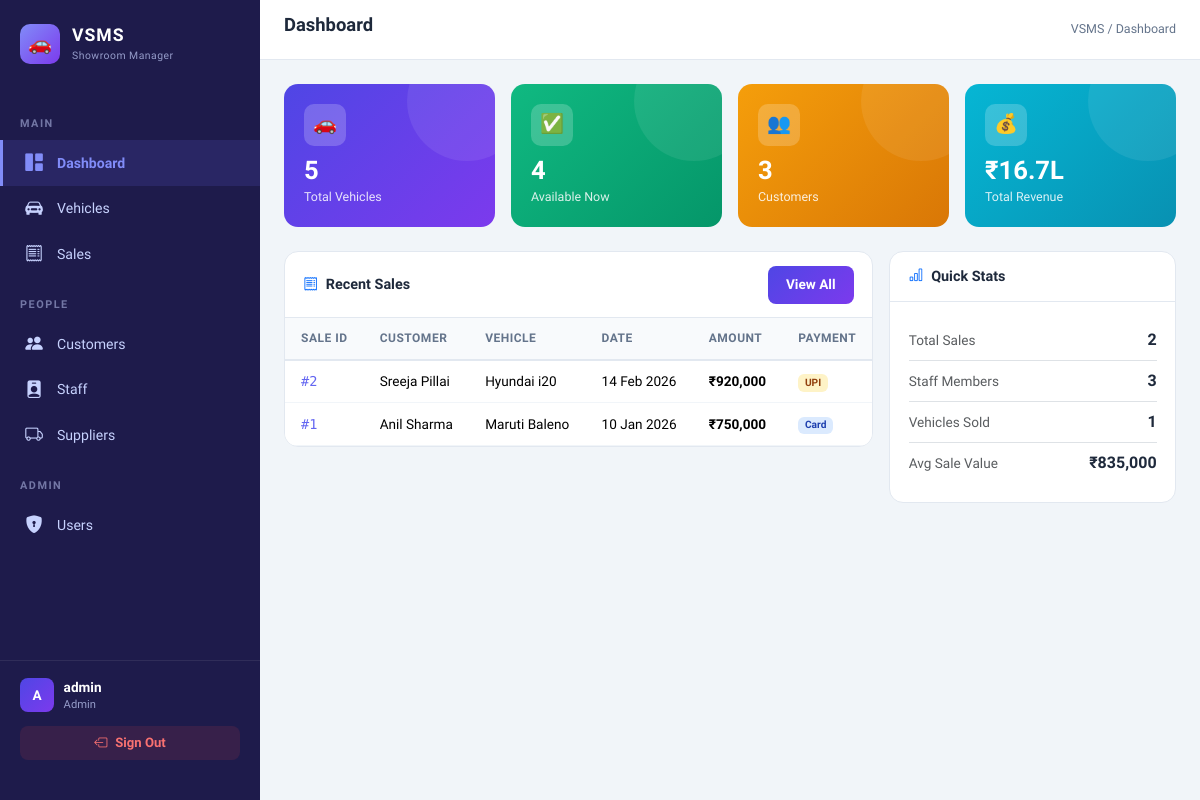
/pages/dashboard.php (signed in), run on the app's committed database.
### tables this page shows
CREATE TABLE IF NOT EXISTS SALE (
    Sale_ID INT AUTO_INCREMENT PRIMARY KEY,
    VIN VARCHAR(20),
    Emp_ID INT,
    Customer_ID INT,
    Sale_Date DATE NOT NULL,
    Amount DECIMAL(12,2) NOT NULL,
    Payment_Method ENUM('Cash','Card','UPI') NOT NULL,
    FOREIGN KEY (VIN) REFERENCES VEHICLE(VIN) ON DELETE SET NULL,
    FOREIGN KEY (Emp_ID) REFERENCES STAFF(Emp_ID) ON DELETE SET NULL,
    FOREIGN KEY (Customer_ID) REFERENCES CUSTOMER(Customer_ID) ON DELETE SET NULL
);

CREATE TABLE IF NOT EXISTS VEHICLE (
    VIN VARCHAR(20) PRIMARY KEY,
    Model_Name VARCHAR(100) NOT NULL,
    Status ENUM('Available','Sold') DEFAULT 'Available',
    Fuel_type ENUM('Petrol','Diesel','Electric','Hybrid','CNG') NOT NULL,
    Stock_Quantity INT DEFAULT 0,
    Supplier_ID INT,
    FOREIGN KEY (Supplier_ID) REFERENCES SUPPLIER(Supplier_ID) ON DELETE SET NULL
);

### pages/dashboard.php (the view, shortened to what this page needs)
<?php
require_once '../includes/db.php';
$totalVehicles  = $conn->query("SELECT COUNT(*) FROM VEHICLE")->fetch_row()[0];
$availVehicles  = $conn->query("SELECT COUNT(*) FROM VEHICLE WHERE Status='Available'")->fetch_row()[0];
$totalCustomers = $conn->query("SELECT COUNT(*) FROM CUSTOMER")->fetch_row()[0];
$totalSales     = $conn->query("SELECT COUNT(*) FROM SALE")->fetch_row()[0];
$totalRevenue   = $conn->query("SELECT COALESCE(SUM(Amount),0) FROM SALE")->fetch_row()[0];
$totalStaff     = $conn->query("SELECT COUNT(*) FROM STAFF")->fetch_row()[0];
$recentSales = $conn->query("
    SELECT s.Sale_ID, s.Sale_Date, s.Amount, s.Payment_Method,
           CONCAT(c.Fname,' ',c.Lname) AS customer,
           v.Model_Name
    FROM SALE s
    JOIN CUSTOMER c ON s.Customer_ID = c.Customer_ID
    JOIN VEHICLE v ON s.VIN = v.VIN
    ORDER BY s.Sale_Date DESC LIMIT 5
");
require_once '../includes/header.php';
?>
<div class="row g-3 mb-4">
    <div class="col-sm-6 col-xl-3">
        <div class="stat-card" style="background:linear-gradient(135deg,#4f46e5,#7c3aed);color:#fff;">
            <div class="stat-icon" style="background:rgba(255,255,255,0.2);">🚗</div>
            <div class="stat-val"><?= $totalVehicles ?></div>
            <div class="stat-label">Total Vehicles</div>
        </div>
    </div>
    <div class="col-sm-6 col-xl-3">
        <div class="stat-card" style="background:linear-gradient(135deg,#10b981,#059669);color:#fff;">
            <div class="stat-icon" style="background:rgba(255,255,255,0.2);">✅</div>
            <div class="stat-val"><?= $availVehicles ?></div>
            <div class="stat-label">Available Now</div>
        </div>
    </div>
    <div class="col-sm-6 col-xl-3">
        <div class="stat-card" style="background:linear-gradient(135deg,#f59e0b,#d97706);color:#fff;">
            <div class="stat-icon" style="background:rgba(255,255,255,0.2);">👥</div>
            <div class="stat-val"><?= $totalCustomers ?></div>
            <div class="stat-label">Customers</div>
        </div>
    </div>
    <div class="col-sm-6 col-xl-3">
        <div class="stat-card" style="background:linear-gradient(135deg,#06b6d4,#0891b2);color:#fff;">
            <div class="stat-icon" style="background:rgba(255,255,255,0.2);">💰</div>
            <div class="stat-val">₹<?= number_format($totalRevenue/100000, 1) ?>L</div>
            <div class="stat-label">Total Revenue</div>
        </div>
    </div>
</div>
<div class="row g-3">
    <div class="col-lg-8">
        <div class="card-vsms">
            <div class="card-header d-flex justify-content-between align-items-center">
                <span><i class="bi-receipt me-2 text-primary"></i>Recent Sales</span>
                <a href="sales.php" class="btn btn-sm btn-primary-vsms">View All</a>
            </div>
            <div class="card-body p-0">
                <?php if ($recentSales->num_rows > 0): ?>
                <table class="table table-vsms mb-0">
                    <thead><tr>
                        <th>Sale ID</th><th>Customer</th><th>Vehicle</th><th>Date</th><th>Amount</th><th>Payment</th>
                    </tr></thead>
                    <tbody>
                    <?php while ($row = $recentSales->fetch_assoc()): ?>
                        <tr>
                            <td><span style="font-family:'DM Mono',monospace;color:#6366f1;">#<?= $row['Sale_ID'] ?></span></td>
                            <td><?= htmlspecialchars($row['customer']) ?></td>
                            <td><?= htmlspecialchars($row['Model_Name']) ?></td>
                            <td><?= date('d M Y', strtotime($row['Sale_Date'])) ?></td>
                            <td><strong>₹<?= number_format($row['Amount']) ?></strong></td>
                            <td><span class="badge badge-<?= strtolower($row['Payment_Method']) ?>"><?= $row['Payment_Method'] ?></span></td>
                        </tr>
                    <?php endwhile; ?>
                    </tbody>
                </table>
                <?php else: ?>
                    <div class="empty-state"><i class="bi-receipt"></i><p class="mt-2">No sales yet.</p></div>
                <?php endif; ?>
            </div>
        </div>
    </div>
    <div class="col-lg-4">
        <div class="card-vsms h-100">
            <div class="card-header"><i class="bi-bar-chart me-2 text-primary"></i>Quick Stats</div>
            <div class="card-body">
                <div class="d-flex justify-content-between align-items-center py-2 border-bottom">
                    <span class="text-muted" style="font-size:.85rem;">Total Sales</span>
                    <strong><?= $totalSales ?></strong>
                </div>
                <div class="d-flex justify-content-between align-items-center py-2 border-bottom">
                    <span class="text-muted" style="font-size:.85rem;">Staff Members</span>
                    <strong><?= $totalStaff ?></strong>
                </div>
                <div class="d-flex justify-content-between align-items-center py-2 border-bottom">
                    <span class="text-muted" style="font-size:.85rem;">Vehicles Sold</span>
                    <strong><?= $totalVehicles - $availVehicles ?></strong>
                </div>
                <div class="d-flex justify-content-between align-items-center py-2">
                    <span class="text-muted" style="font-size:.85rem;">Avg Sale Value</span>
                    <strong>₹<?= $totalSales ? number_format($totalRevenue/$totalSales) : '0' ?></strong>
                </div>
            </div>
        </div>
    </div>
</div>
<?php require_once '../includes/footer.php'; ?>

### includes/header.php (style rules this page uses)
:root { --primary: #4f46e5; --primary-light: #818cf8; --primary-dark: #3730a3; --accent: #7c3aed; --bg: #f1f5f9; --sidebar-bg: #1e1b4b; --sidebar-text: #c7d2fe; --sidebar-active: #818cf8; --card-bg: #ffffff; --text: #1e293b; --text-muted: #64748b; --border: #e2e8f0; --success: #10b981; --danger: #ef4444; --warning: #f59e0b; }
* { margin: 0; padding: 0; box-sizing: border-box; }
body { font-family: 'Plus Jakarta Sans', sans-serif; background: var(--bg); color: var(--text); min-height: 100vh; display: flex; }
.card-vsms { background: var(--card-bg); border-radius: 14px; border: 1px solid var(--border); overflow: hidden; transition: box-shadow 0.2s; }
.card-vsms .card-header { background: transparent; border-bottom: 1px solid var(--border); padding: 0.85rem 1.15rem; font-weight: 700; font-size: 0.9rem; color: var(--text); }
.card-vsms .card-body { padding: 1.15rem; }
.stat-card { border-radius: 14px; padding: 1.25rem; position: relative; overflow: hidden; }
.stat-card::after { content: ''; position: absolute; top: -30%; right: -15%; width: 120px; height: 120px; border-radius: 50%; background: rgba(255,255,255,0.08); }
.stat-icon { width: 42px; height: 42px; border-radius: 10px; display: flex; align-items: center; justify-content: center; font-size: 1.2rem; margin-bottom: 0.75rem; }
.stat-val { font-size: 1.6rem; font-weight: 800; line-height: 1; }
.stat-label { font-size: 0.78rem; opacity: 0.85; margin-top: 0.3rem; font-weight: 500; }
.table-vsms { font-size: 0.85rem; margin-bottom: 0; }
.table-vsms thead th { background: #f8fafc; border-bottom: 2px solid var(--border); font-weight: 700; font-size: 0.75rem; text-transform: uppercase; letter-spacing: 0.5px; color: var(--text-muted); padding: 0.7rem 1rem; white-space: nowrap; }
.table-vsms tbody td { padding: 0.65rem 1rem; vertical-align: middle; border-bottom: 1px solid #f1f5f9; }
.badge-card { background: #dbeafe; color: #1e40af; }
.badge-upi { background: #fef3c7; color: #92400e; }
.btn-primary-vsms { background: linear-gradient(135deg, var(--primary), var(--accent)); border: none; color: #fff; font-weight: 600; font-size: 0.85rem; border-radius: 8px; padding: 0.55rem 1.15rem; transition: all 0.2s; }

### data on the page
sale: Sale_ID "2", customer "Sreeja Pillai", VIN.Model_Name "Hyundai i20", Sale_Date "14 Feb 2026", Amount "920,000", Payment_Method "UPI"
sale: Sale_ID "1", customer "Anil Sharma", VIN.Model_Name "Maruti Baleno", Sale_Date "10 Jan 2026", Amount "750,000", Payment_Method "Card"

### other printed values
substr($_SESSION['username'] ?? 'U', 0, 1) "A"
$_SESSION['username'] "admin"
$_SESSION['role'] "Admin"
$pageTitle "Dashboard"
$totalVehicles "5"
$availVehicles "4"
$totalCustomers "3"
$totalRevenue/100000 "16.7"
$totalSales "2"
$totalStaff "3"
$totalVehicles - $availVehicles "1"
$totalRevenue/$totalSales "835,000"
